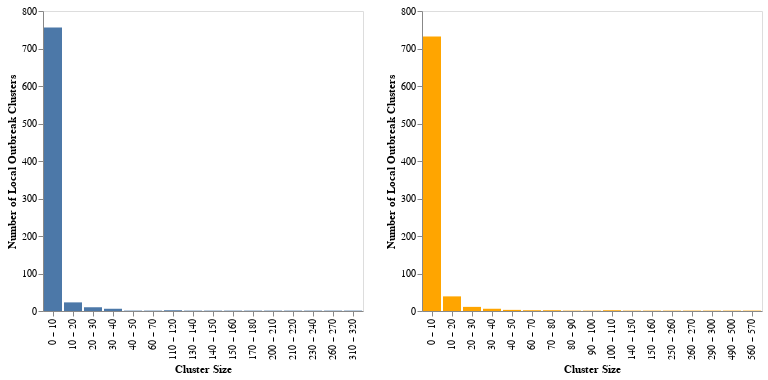

The notebook cell this image was saved under:
### Code cell
cluster_count

### Figure 1 — Vega-Lite specification as saved in the notebook (floating-point values rounded to 4 significant figures; data arrays with more than 128 entries replaced by an {"elided": "..."} marker saying what was removed)
{"config": {"view": {"continuousWidth": 400, "continuousHeight": 300}}, "hconcat": [{"data": {"name": "data-8a4bee05e9702d6f3ab33f83991c9dc0"}, "mark": {"type": "bar", "opacity": 1}, "encoding": {"x": {"type": "ordinal", "axis": {"grid": false, "title": "Cluster Size"}, "bin": {"maxbins": 100, "step": 10}, "field": "count_clus"}, "y": {"type": "quantitative", "aggregate": "count", "axis": {"grid": false, "title": "Number of Local Outbreak Clusters"}}}}, {"data": {"name": "data-863ee9b80790a6ffa26c266193abad98"}, "mark": {"type": "bar", "color": "orange", "opacity": 1}, "encoding": {"x": {"type": "ordinal", "axis": {"grid": false, "title": "Cluster Size"}, "bin": {"maxbins": 100, "step": 10}, "field": "count_clus"}, "y": {"type": "quantitative", "aggregate": "count", "axis": {"grid": false, "title": "Number of Local Outbreak Clusters"}}}}], "$schema": "https://vega.github.io/schema/vega-lite/v4.8.1.json", "datasets": {"data-8a4bee05e9702d6f3ab33f83991c9dc0": {"elided": "808 records"}, "data-863ee9b80790a6ffa26c266193abad98": {"elided": "806 records"}}}
